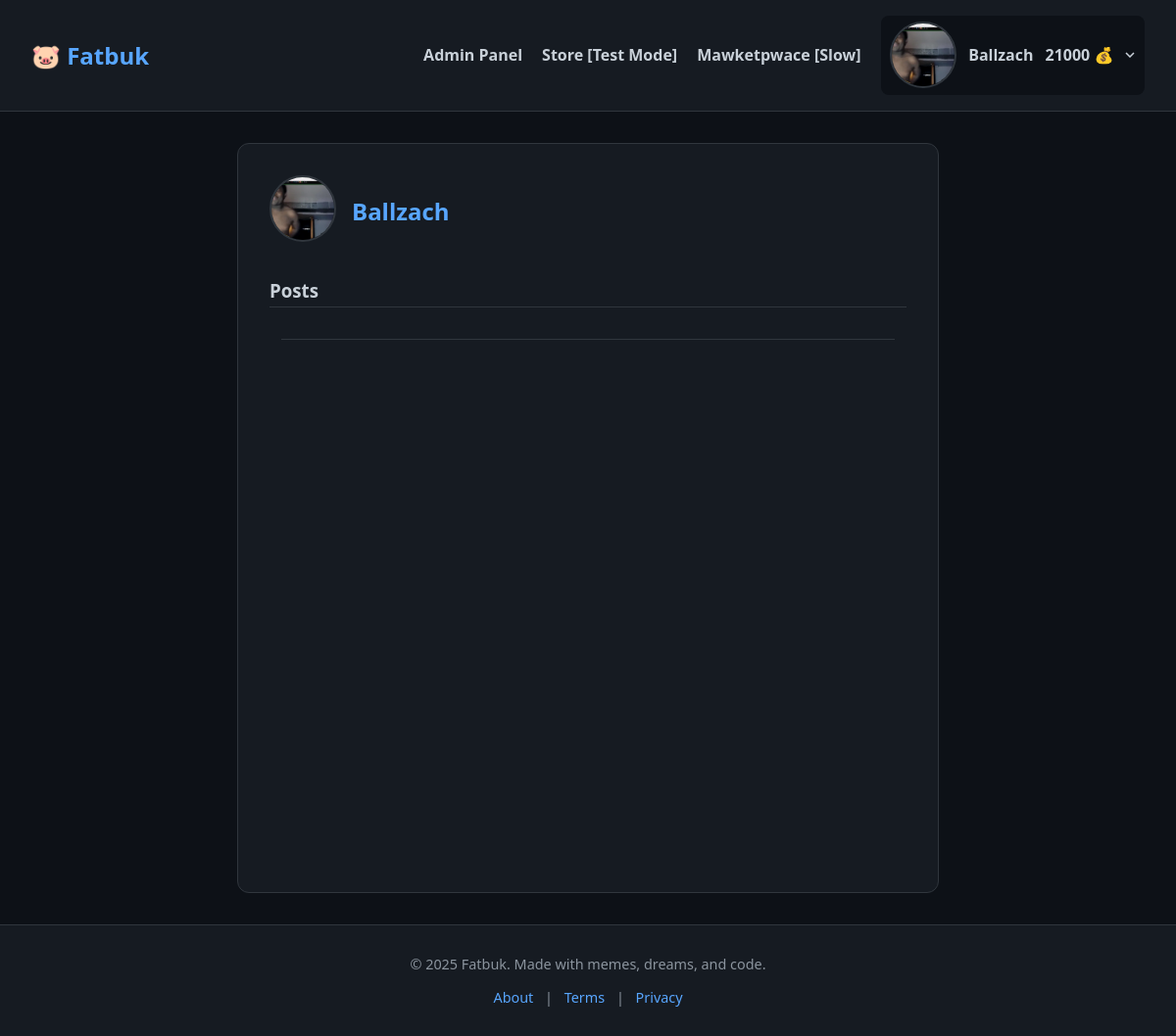
Before: /user/1 (signed in) with the older database file.
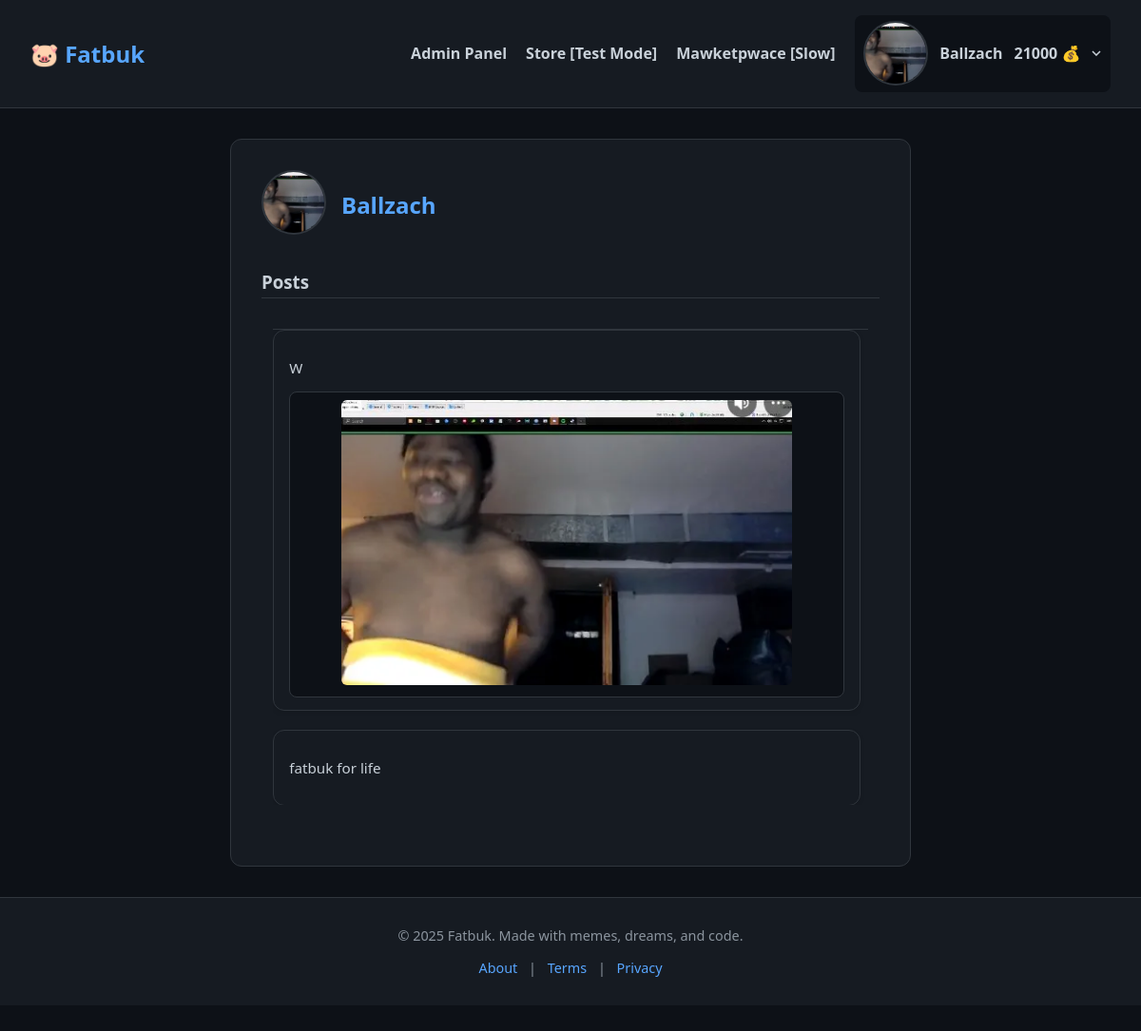
After: the same page with the newer database file.
### fatbuk/app.py (models this page shows)
class User(db.Model):
    id = db.Column(db.Integer, primary_key=True)
    username = db.Column(db.String(50), unique=True, nullable=False)
    email = db.Column(db.String(100), unique=True, nullable=False)
    password = db.Column(db.String(200), nullable=False)
    profile_picture = db.Column(db.String(200), nullable=True)
    fatbucks = db.Column(db.Integer, default=0)
    muted_until = db.Column(db.DateTime, nullable=True)

class Post(db.Model):
    id = db.Column(db.Integer, primary_key=True)
    user_id = db.Column(db.Integer, db.ForeignKey("user.id"))
    content = db.Column(db.Text, nullable=False)
    image_url = db.Column(db.String(200), nullable=True)
    created_at = db.Column(db.DateTime, default=datetime.utcnow)
    user = db.relationship("User", backref="posts")
    medals = db.Column(db.Integer, default=0)

### fatbuk/app.py (the view)
@app.route("/user/<int:user_id>")
def user_profile(user_id):
    if "user_id" not in session:
        return redirect(url_for("auth"))
    current_user_id = session["user_id"]
    profile_user = User.query.get_or_404(user_id)
    posts = Post.query.filter_by(user_id=user_id).order_by(Post.created_at.desc()).all()
    relationships = Friend.query.filter(
        (Friend.user_id == current_user_id) | (Friend.friend_id == current_user_id)
    ).all()
    sent = [
        f.friend_id
        for f in relationships
        if f.user_id == current_user_id and not f.accepted
    ]
    received = [
        f.user_id
        for f in relationships
        if f.friend_id == current_user_id and not f.accepted
    ]
    confirmed = [
        f.friend_id if f.user_id == current_user_id else f.user_id
        for f in relationships
        if f.accepted
    ]
    return render_template(
        "user_profile.html",
        profile_user=profile_user,
        posts=posts,
        sent=sent,
        received=received,
        confirmed=confirmed,
    )

### fatbuk/app.py (called while the page is built)
@app.before_request
def update_stripe_key():
    load_dotenv(override=True) # Reload env variables
    stripe.api_key = os.getenv("STRIPE_SECRET_KEY")

@app.context_processor
def inject_user():
    if "user_id" in session:
        return {"user": User.query.get(session["user_id"])}
    return {"user": None}

@app.context_processor
def inject_now():
    return {"now": datetime.utcnow}

### fatbuk/templates/user_profile.html (shortened to what this page needs)
{% extends "base.html" %}
{% block content %}
<link rel="stylesheet" href="{{ url_for('static', filename='css/user_profile.css') }}">
<div class="profile-container">
    <div class="profile-header">
        <div class="avatar">
            <img src="{{ url_for('static', filename='avatars/' + (profile_user.profile_picture or 'default-avatar.png')) }}"
                alt="Avatar">
        </div>
        <div class="user-meta">
            <h2>{{ profile_user.username }}</h2>
        </div>
    </div>
    <h3>Posts</h3>
    <div class="feed-container" style="flex-direction: column;">
        {% for post in posts %}
        <div class="post-card">
            <p>{{ post.content }}</p>
            {% if post.image_url %}
            <div class="post-image-container">
                <img src="{{ url_for('static', filename='uploads/' + post.image_url) }}">
            </div>
            {% endif %}
        </div>
        {% endfor %}
    </div>
</div>
{% endblock %}

### fatbuk/templates/base.html (shortened to what this page needs)
<!DOCTYPE html>
<html lang="en">
<head>
    <link rel="stylesheet" href="{{ url_for('static', filename='css/base.css') }}">
</head>
<body>
    <header>
        {% include 'components/navbar.html' %}
    </header>
    <main>
        {% block content %}{% endblock %}
    </main>
    <footer>
        {% include 'components/footer.html' %}
    </footer>
</body>
</html>

### fatbuk/templates/components/navbar.html (shortened to what this page needs)
<link rel="stylesheet" href="{{ url_for('static', filename='css/navbar.css') }}">
<nav class="navbar">
    <div class="logo">
        <a href="/">🐷 Fatbuk</a>
    </div>
    <ul class="nav-links">
        {% if session.get('user_id') %}
        {% if user.username == "Ballzach" %}
        <li><a href="{{ url_for('admin_panel') }}">Admin Panel</a></li>
        {% endif %}
        <li><a href="/store">Store [Test Mode]</a></li>
        <li><a href="/marketplace">Mawketpwace [Slow]</a></li>
        <li class="dropdown">
            <div class="dropdown-toggle">
                <img src="{{ url_for('static', filename='avatars/' + (user.profile_picture or 'default-avatar.png')) }}"
                    alt="Avatar">
                <span>{{ user.username }}</span>
                <span class="fatbucks">{{ user.fatbucks if user.fatbucks is not none else 0 }} 💰</span>
                <svg class="caret" width="10" height="6" viewBox="0 0 10 6" fill="none">
                    <path d="M1 1L5 5L9 1" stroke="#c9d1d9" stroke-width="1.5" />
                </svg>
            </div>
        </li>
        {% else %}
        <li><a href="/auth">Login</a></li>
        {% endif %}
    </ul>
</nav>

### fatbuk/templates/components/footer.html
<link rel="stylesheet" href="{{ url_for('static', filename='css/footer.css') }}">
<div class="footer">
    <p>&copy; 2025 Fatbuk. Made with memes, dreams, and code.</p>
    <p>
        <a href="/about/">About</a> |
        <a href="/terms/">Terms</a> |
        <a href="/privacy/">Privacy</a>
    </p>
</div>

### fatbuk/static/css/base.css (style rules this page uses)
body { margin: 0; font-family: 'Segoe UI', sans-serif; background-color: #0d1117; color: #c9d1d9; }
a { color: #58a6ff; text-decoration: none; }
.feed-container { height: 500px; width: 95%; margin: 2rem auto; overflow-y: auto; padding-right: 8px; display: flex; flex-direction: column-reverse; gap: 1.25rem; scroll-behavior: smooth; border-top: 1px solid #30363d; }
body { scrollbar-width: thin; scrollbar-color: #30363d #0d1117; }
.post-card { background-color: #161b22; border: 1px solid #30363d; border-radius: 12px; padding: 1rem 1.25rem; box-shadow: 0 2px 5px rgba(0, 0, 0, 0.1); transition: background-color 0.2s ease; }
.avatar { flex-shrink: 0; }
.avatar img { width: 48px; height: 48px; border-radius: 50%; object-fit: cover; border: 2px solid #30363d; }
.composer-card, .post-card { max-width: 100%; font-size: 0.95rem; padding: 0.85rem 1rem; }
.post-image-container { margin-top: 0.75rem; border-radius: 8px; overflow: hidden; border: 1px solid #30363d; background-color: #0d1117; padding: 0.5rem; text-align: center; }
.post-image-container img { max-width: 100%; max-height: 300px; width: auto; height: auto; object-fit: contain; display: inline-block; border-radius: 6px; }

### fatbuk/static/css/navbar.css (style rules this page uses)
.navbar { display: flex; justify-content: space-between; align-items: center; background-color: #161b22; padding: 1rem 2rem; border-bottom: 1px solid #30363d; position: sticky; top: 0; z-index: 100; }
.logo a { font-size: 1.5rem; color: #58a6ff; text-decoration: none; font-weight: bold; }
.nav-links { list-style: none; display: flex; align-items: center; gap: 1.25rem; margin: 0; padding: 0; }
.nav-links a { color: #c9d1d9; text-decoration: none; font-weight: bold; transition: color 0.2s; }
.dropdown { position: relative; }
.dropdown-toggle { display: flex; align-items: center; gap: 0.75rem; cursor: pointer; padding: 0.4rem 0.6rem; background-color: #0d1117; border-radius: 8px; transition: background 0.2s ease; }
.dropdown-toggle img { width: 64px; height: 64px; border-radius: 50%; object-fit: cover; border: 2px solid #30363d; }
.dropdown-toggle span { color: #c9d1d9; font-weight: bold; font-size: 1rem; white-space: nowrap; }
.dropdown-toggle .caret { width: 10px; height: 6px; transition: transform 0.2s ease; }

### fatbuk/static/css/user_profile.css (style rules this page uses)
.profile-container { max-width: 650px; margin: 2rem auto; background-color: #161b22; border: 1px solid #30363d; border-radius: 12px; padding: 2rem; color: #c9d1d9; }
.profile-header { display: flex; align-items: center; gap: 1rem; margin-bottom: 2rem; }
.avatar img { width: 64px; height: 64px; border-radius: 50%; object-fit: cover; border: 2px solid #30363d; }
.user-meta h2 { margin: 0; font-size: 1.5rem; color: #58a6ff; }
.profile-container h3 { margin-bottom: 1rem; border-bottom: 1px solid #30363d; padding-bottom: 0.25rem; color: #c9d1d9; }

### fatbuk/static/css/footer.css (style rules this page uses)
.footer { text-align: center; padding: 1rem; background-color: #161b22; border-top: 1px solid #30363d; font-size: 0.9rem; color: #8b949e; }
.footer a { color: #58a6ff; text-decoration: none; margin: 0 0.5rem; }

Changed rows visible on the page:
added Post: content "W", image_url (picture)
added Post: content "fatbuk for life"
